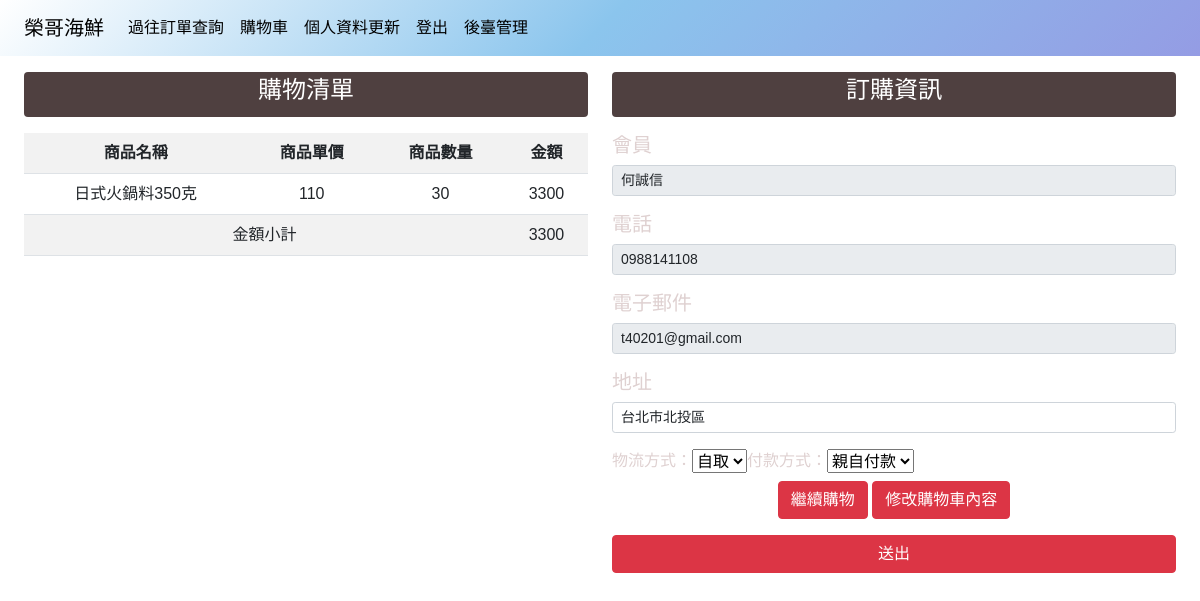
/OrderManagement/cartorder/ (signed in), run on the app's committed database.
### OrderManagement/models.py (models this page shows, shortened)
class ShoppingCartDetails(models.Model):
    Products=models.ForeignKey(Products,on_delete=models.DO_NOTHING,verbose_name='商品')
    ShoppingCart = models.ForeignKey(ShoppingCart, on_delete=models.CASCADE, related_name='details', verbose_name='購物車')
    Number=models.IntegerField(null=True, blank=True,verbose_name="數量")
    Time=models.DateTimeField(auto_now_add=True)
    Price=models.IntegerField(null=True,verbose_name='價格')
    Total=models.IntegerField(null=True,verbose_name='總價格')
    def __str__(self):
        return str(self.Products)
    class Meta:
        verbose_name = "購物車明細"
        verbose_name_plural = '購物車明細'  # 中文名稱

### Product/models.py (models this page shows)
class Products(models.Model):
    Sh_CHOICES = (
        (0, '下架'),
        (1, '上架'),
    )
    Category=models.ForeignKey(Categories, on_delete=models.CASCADE,verbose_name="類別",null=True, blank=True)
    Item_name=models.CharField(max_length=99,verbose_name="貨品名稱",null=True, blank=True)
    Price=models.IntegerField(verbose_name="建議售價")
    Import_price=models.IntegerField(verbose_name="成本價")
    Specification=models.CharField(max_length=99,verbose_name="規格",null=True, blank=True)
    Sh=models.IntegerField(choices=Sh_CHOICES,default=1,verbose_name="上/下架")
    class Meta:
        verbose_name = "商品管理"
        verbose_name_plural = '商品管理'  # 中文名稱
    def __str__(self):
        return str(self.Item_name)

### member/models.py (models this page shows, shortened)
class User(AbstractBaseUser, PermissionsMixin):
    email = models.EmailField(null=True, blank=True,unique=True,verbose_name='信箱')
    user_name = models.CharField(max_length=150,verbose_name='姓名')
    phone_number = models.CharField(unique=True,max_length=15,verbose_name='電話')
    birthday = models.DateField(null=True, blank=True,verbose_name='生日')
    bonus_points = models.IntegerField(default=0,verbose_name='點數')
    branch = models.ForeignKey(Branchs,on_delete=models.DO_NOTHING,verbose_name='店家',null=True, blank=True)
    is_active = models.BooleanField(default=True,verbose_name='啟動帳戶')
    is_staff = models.BooleanField(default=False,verbose_name='訪問後台權限')
    date_joined = models.DateTimeField(default=timezone.now,verbose_name='加入日期')
    objects = UserManager()
    USERNAME_FIELD = 'phone_number'    #登入帳號的欄位
    REQUIRED_FIELDS = ['email']     #非必要填寫欄位
    class Meta:
        verbose_name = "帳號"
        verbose_name_plural = '帳號'  # 中文名稱

### OrderManagement/views.py (the view)
# urls.py: path('cartorder/',views.cartorder,name='cartorder'),
def cartorder(request):
    if request.user.is_authenticated:
        current_user = request.user
        member_carts = ShoppingCart.objects.filter(User=current_user)
        if member_carts.count() > 1:
            messages.error(request, '一次只能選一個店家，請把多的店家商品刪除')
            return redirect('OrderManagement:cart')
        if member_carts.count() == 1:
            member_cart = member_carts.first()
            cart_details = member_cart.details.all()
            total=member_cart.Total
        else:
            cart_details=None
            total=0
        addresses=Address.objects.filter(user=current_user)
        context={
            'title':'訂單確認',
            'user':current_user,
            'addresses':addresses,
            'cartlist':cart_details,
            'total':total
        }
        return render(request, 'cartorder.html',context )

### member/models.py (called while the page is built)
    def __str__(self):
        return self.address

### OrderManagement/templates/cartorder.html (shortened to what this page needs)
{% extends 'index/base.html' %}
{%load static%}
{% block content %}
<div class="container-fluid text-center cartorder_outer">
  <form action="{%url 'OrderManagement:cartok' %}" method="post">
    <div class="row">
      <div class="col-12 col-md-6">
        <div class="badge text-wrap cartorder_inner my-3" style="width: 100%;">
          <h4>購物清單</h4>
        </div>
        <table class="table table-striped">
          <tr>
            <th>商品名稱</th>
            <th>商品單價</th>
            <th>商品數量</th>
            <th>金額</th>
          </tr>
          {% for product in cartlist %}
          <tr>
            <td>{{ product }}</td>
            <td>{{product.Price}}</td>
            <td>{{product.Number}}</td>
            <td>{{product.Total}}</td>
          </tr>
          {% endfor%}
          <tr>
            <td class="text-center" colspan="3">金額小計</td>
            <td>{{total}}</td>
          </tr>
        </table>
      </div>
      <div class="col-12 col-md-6">
        <div class="badge text-wrap cartorder_inner my-3" style="width: 100%;">
          <h4>訂購資訊</h4>
        </div>
        <h5 class="form-label text-start">會員</h5>
        <div class="input-group input-group-sm mb-3">
          <input type="text" class="form-control" name='customername' aria-label="Sizing example input"
            aria-describedby="customername" readonly="readonly" value="{{user.user_name}}">
        </div>
        <h5 class="form-label text-start">電話</h5>
        <div class="input-group input-group-sm mb-3">
          <input type="text" class="form-control" name="customerphone" aria-label="Sizing example input"
            aria-describedby="customerphone" readonly="readonly" value="{{user.phone_number}}">
        </div>
        <h5 class="form-label text-start">電子郵件</h5>
        <div class="input-group input-group-sm mb-3">
          <input type="text" class="form-control" name="customeremail" aria-label="Sizing example input"
            aria-describedby="customeremail" readonly="readonly" value="{{user.email}}">
        </div>
        <h5 class="form-label text-start">地址</h5>
        <div class="input-group input-group-sm mb-3">
          <select class="form-control" name="address" aria-label="Sizing example input"
            aria-describedby="customeraddress">
            {% for address in addresses %}
            <option value="{{ address }}" >{{ address }}</option>
            {% endfor %}
          </select>
        </div>
        <div class="d-flex form-label">
          物流方式：
          <select name="Delivery" id="Delivery">
            <option value="0">自取</option>
          </select>
          付款方式：
          <select name="Payment_method" id="Payment_method">
            <option value="0">親自付款</option>
          </select>
        </div>
        <button type="button" class="btn btn-danger" onclick="location.href='{% url 'home' %}'">繼續購物</button>
        <button type="button" class="btn btn-danger"
          onclick="location.href='{% url 'OrderManagement:cart' %}'">修改購物車內容</button>
        <div>
          <button type="button" id="submitOrderBtn" class="mt-3 btn btn-danger" style="width: 100%;">送出</button>
        </div>
      </div>
    </div>
  </form>
</div>
{% endblock %}

### OrderManagement/templates/cartorder.html (style rules this page uses)
.cartorder_inner { background-color: #4f4040; }
.form-label { color: #dfd1d1; }

### data on the page
ShoppingCartDetails: Products.Item_name "日式火鍋料350克", Price "110", Number "30", Total "3300"
User: customername "何誠信", customerphone "0988141108", customeremail "t40201@gmail.com"

### other printed values
{{ total }} "3300"
form field address "台北市北投區"
